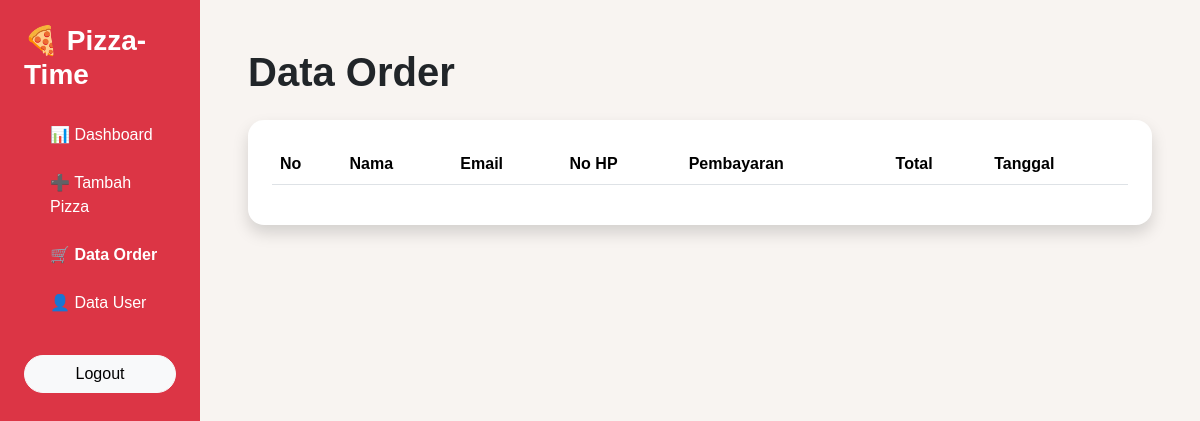
The app's page /admin/data_order.php (signed in), older data.
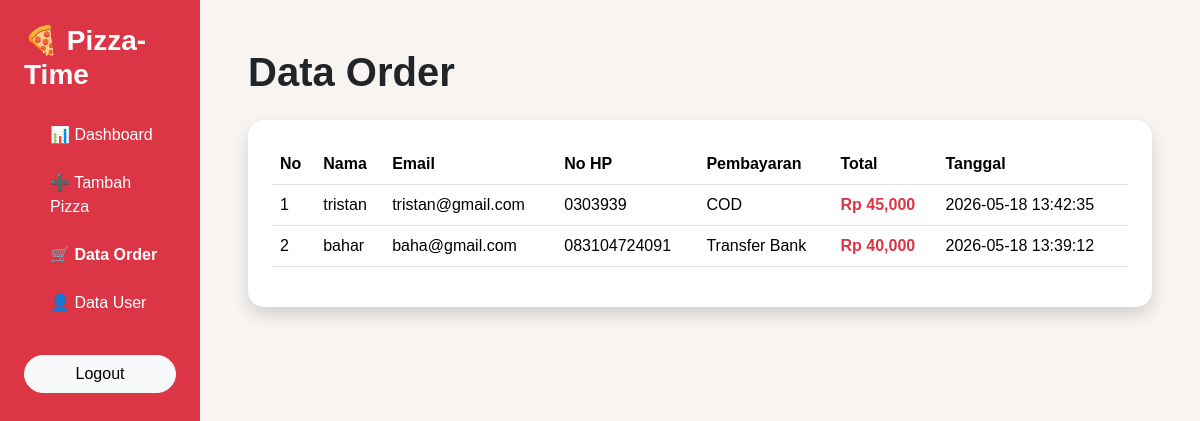
The same page, newer data.
### tables this page shows
CREATE TABLE `pesanan` (
  `id` int(11) NOT NULL,
  `nama` varchar(100) DEFAULT NULL,
  `email` varchar(100) DEFAULT NULL,
  `no_hp` varchar(20) DEFAULT NULL,
  `alamat` text DEFAULT NULL,
  `pembayaran` varchar(50) DEFAULT NULL,
  `total` int(11) DEFAULT NULL,
  `tanggal` timestamp NOT NULL DEFAULT current_timestamp()
);

### admin/data_order.php (the view, shortened to what this page needs)
<?php
include '../koneksi.php';
$order = mysqli_query($koneksi,
    "SELECT * FROM pesanan
     ORDER BY id DESC"
);
?>
<!DOCTYPE html>
<html lang="en">
<head>
    <link href="https://cdn.jsdelivr.net/npm/bootstrap@5.3.3/dist/css/bootstrap.min.css"
          rel="stylesheet">
    <link rel="stylesheet"
          href="../css/style.css">
</head>
<body style="background-color:#f8f4f1;">
<div class="container-fluid">
    <div class="row">
        <div class="col-md-2 bg-danger min-vh-100 p-4">
            <h3 class="text-white fw-bold mb-4">
                🍕 Pizza-Time
            </h3>
            <ul class="nav flex-column">
                <li class="nav-item mb-2">
                    <a href="dashboard.php"
                       class="nav-link text-white">
                       📊 Dashboard
                    </a>
                </li>
                <li class="nav-item mb-2">
                    <a href="tambah_pizza.php"
                       class="nav-link text-white">
                       ➕ Tambah Pizza
                    </a>
                </li>
                <li class="nav-item mb-2">
                    <a href="data_order.php"
                       class="nav-link text-white fw-bold">
                       🛒 Data Order
                    </a>
                </li>
                <li class="nav-item mb-2">
                    <a href="data_users.php"
                       class="nav-link text-white">
                       👤 Data User
                    </a>
                </li>
                <li class="nav-item mt-4">
                    <a href="../logout.php"
                       class="btn btn-light w-100 rounded-pill">
                       Logout
                    </a>
                </li>
            </ul>
        </div>
        <div class="col-md-10 p-5">
            <h1 class="fw-bold mb-4">
                Data Order
            </h1>
            <div class="card border-0 shadow rounded-4 p-4">
                <div class="table-responsive">
                    <table class="table table-hover align-middle">
                        <thead>
                            <tr>
                                <th>No</th>
                                <th>Nama</th>
                                <th>Email</th>
                                <th>No HP</th>
                                <th>Pembayaran</th>
                                <th>Total</th>
                                <th>Tanggal</th>
                            </tr>
                        </thead>
                        <tbody>
                            <?php
                            $no = 1;
                            while ($data = mysqli_fetch_assoc($order)) :
                            ?>
                            <tr>
                                <td>
                                    <?php echo $no++; ?>
                                </td>
                                <td>
                                    <?php echo $data['nama']; ?>
                                </td>
                                <td>
                                    <?php echo $data['email']; ?>
                                </td>
                                <td>
                                    <?php echo $data['no_hp']; ?>
                                </td>
                                <td>
                                    <?php echo $data['pembayaran']; ?>
                                </td>
                                <td class="text-danger fw-bold">
                                    Rp <?php echo number_format($data['total']); ?>
                                </td>
                                <td>
                                    <?php echo $data['tanggal']; ?>
                                </td>
                            </tr>
                            <?php endwhile; ?>
                        </tbody>
                    </table>
                </div>
            </div>
        </div>
    </div>
</div>
</body>
</html>

### css/style.css (style rules this page uses)
* { margin: 0; padding: 0; box-sizing: border-box; }
body { background-color: #f4e2e2; font-family: Arial, sans-serif; }
.nav-link { color: white !important; font-weight: 500; margin-left: 10px; }

Row changes from the older to the newer data that the page shows:
added pesanan: nama "tristan", email "tristan@gmail.com", no_hp "0303939", pembayaran "COD", total "45,000", tanggal "2026-05-18 13:42:35"
added pesanan: nama "bahar", email "baha@gmail.com", no_hp "083104724091", pembayaran "Transfer Bank", total "40,000", tanggal "2026-05-18 13:39:12"
